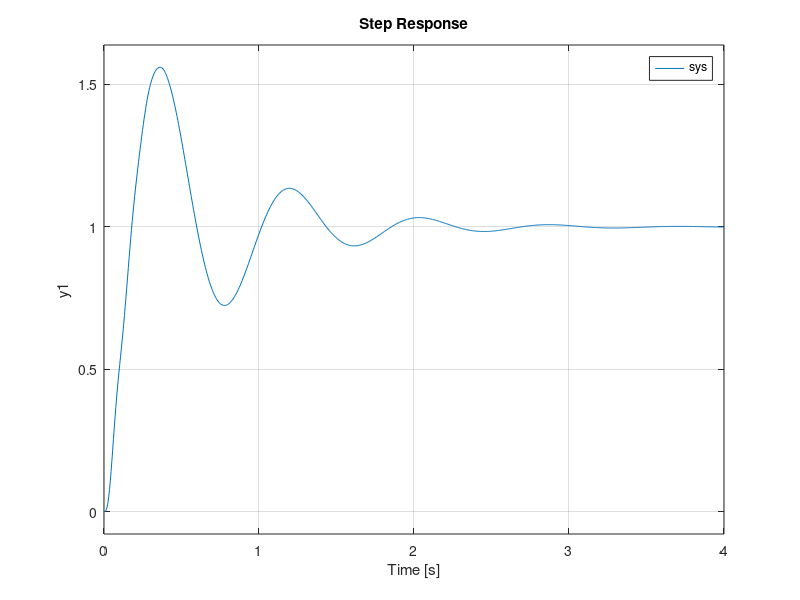
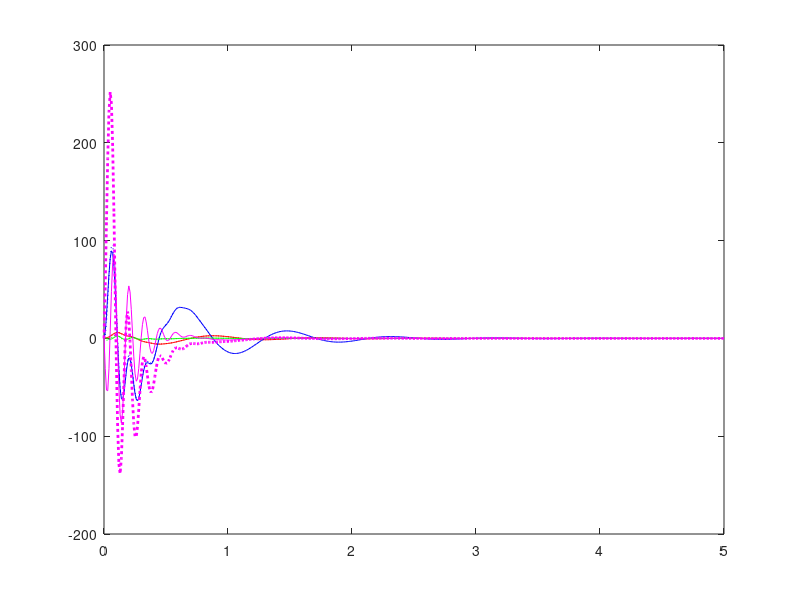

Recreate these plots in MATLAB, in order.
% Simulate quarter-car suspension model.

%%%%%%%%%%%%%%%%%%%%%%%%
%   Tommaso Menara     %
%      UCR-ME121       %
%%%%%%%%%%%%%%%%%%%%%%%%

clear all
close all
clc

% Initialize parameters:
k1 = 16e3; % spring stiffness [N/m]
k2 = 16e4; % tire stiffness [N/m]
c1 = 1e3; % 
m = 45; % unsprung mass [kg]
M = 250; % sprung mass [kg]
g = 9.81; % gravity acceleration
W = M*g; % weight
F = 0.01*W; % active suspension force
                        
%% Linear state space model 

% system matrix
A = [0 1 0 0; 
    -k1/M -c1/M k1/M c1/M;
    0 0 0 1;
    k1/m c1/m -(k1+k2)/m -c1/m];

% input matrix
B = [0 F/m 0 -F/m;
    0 0 0 1e-2*k2/m]';

% output matrix
C = [1 0 0 0];

% feedforward matrix
D = [0 0];

qcar_input1 = ss(A,B(:,1),C,D(:,1)); % state space with input F
qcar_input2 = ss(A,B(:,2),C,D(:,2)); % state space with input road

Kdc = dcgain(qcar_input2); % compute ss value from input 2
Kr = 1/Kdc; % compute gain to scale input to follow step correctly
qcar_input2_scaled = ss(A,B(:,2)*Kr,C,D(:,2)); % state space with B matrix scaled

figure(1)
step(qcar_input2_scaled) % step response to second input

eig(A) % eigenvalues of A

%% controller design

CC = ctrb(A, B(:,1)); % controllability matrix
rank(CC)

p = [-10.4354+50i ...
    -10.4354-50i ...
    -1.6757+7.5142i ...
    -1.6757-7.5142i]; % desired poles
K = place(A, B(:,1), p) % gain matrix

qcar_CL = ss(A-B(:,1)*K, B(:,2), C, []) % close loop system

Kdc2 = dcgain(qcar_CL);
Kr2 = 1/Kdc2;
qcar_CL_scaled = ss(A-B(:,1)*K, B(:,2)*Kr2, C, []) % scaled-input close loop system

figure(1)
hold on
step(qcar_CL_scaled) % step response to first input

%% Luenberger state observer design

O = obsv(A,C); % observability matrix
rank(O)

q = [-11+50i ...
    -11-50i ...
    -7+1i ...
    -7-1i]; % desired observer poles

L = place(A', C', q).' % observer gain matrix
eig(A-L*C)

%% full-state feedback with an observer

At = [ A-B(:,1)*K             B(:,1)*K
       zeros(size(A))    A-L*C ];

Bt = [    B(:,2)*Kr2
       zeros(size(B,1),1) ];

Ct = [ C    zeros(size(C)) ];

x0 = rand(4,1);

sys_full = ss(At, Bt, Ct, 0); % state-space of full state feedback with observer

t = 0:0.01:5; % time vector for simulation
figure(2)
[y, t, x] = lsim(sys_full, zeros(size(t)), t, [x0; x0]); % simulate system

n = 4; % state dimension
x_tilde = x(:,n+1:end); % error
x = x(:,1:n); % state
x_hat = x - x_tilde; % state estimate

% Save state variables explicitly to aid in plotting
x1 = x(:,1); x2 = x(:,2); x3 = x(:,3); x4=x(:,4);
x1_hat = x_hat(:,1); x2_hat = x_hat(:,2); x3_hat = x_hat(:,3); x4_hat = x_hat(:,4);
plot(t,x1,'-r',t, x1_hat,':r',t, x2,'-b',t, x2_hat,':b',...,
    t,x3,'-g',t, x3_hat,':g',t, x4, '-m',t,x4_hat, ':m', 'Linewidth', 2)

%% LQR design

Q = eye(n); % do not penalize the state
% Q = diag([100 100 100 100]); % penalize state changes
R = 1; % do not penalize control energy
% R = .1; % more control energy allowed

[K_LQR, P, e] = lqr(qcar_input1, Q, R); % compute LQR gain

qcar_LQR = ss(A-B(:,1)*K_LQR, B(:,2), C, []) % feeback with LQR

Kdc3 = dcgain(qcar_LQR);
Kr3 = 1/Kdc3;
qcar_LQR_scaled = ss(A-B(:,1)*K_LQR, B(:,2)*Kr3, C, []) % scaled-input close loop system

figure(1)
step(qcar_LQR_scaled)
legend('sys', 'closed-loop sys', 'LQR')